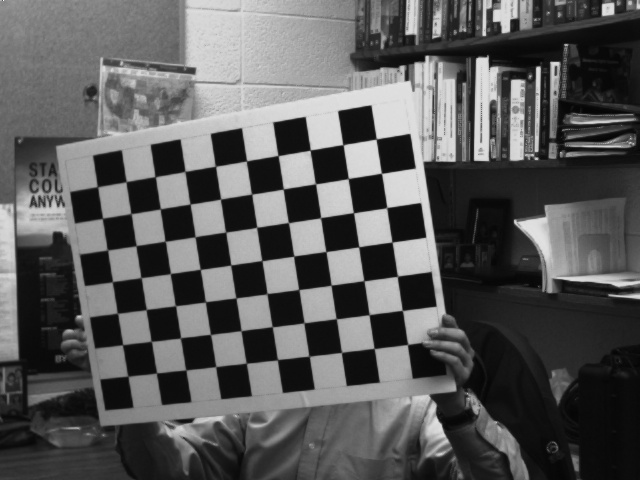
#> input picture SmartBoard/AR11.jpg, 640 x 480 px, given in place of WC1.jpg, which was not available
$ python camCalibrate2.py
#> lines starting #> are read from the running program, lines starting #| are printed output that depends on the picture; pictures that were not available may be replaced by others from this repository, and a replacement may not be noted
###########################################
# ----- TASK 6 Assignment 2 - EE631 ----- #
###########################################
def jprint(phrase):
	print(phrase , flush = True)
def jplot(image):
	plt.subplot(111),plt.imshow(image, cmap = 'gray')
	plt.title('Chessboard Found =)'), plt.xticks([]), plt.yticks([])
	plt.show()
jprint("importing packages...")
import cv2
import numpy as np
from matplotlib import pyplot as plt

###########################################
jprint("defining parameters")

camParams = np.load('WebcamParams.npz')
#> (reads SmartBoard/WebcamParams.npz from the repository)
mtx = camParams['mtx']
dist = camParams['dist']
# jprint(mtx)
# jprint(dist)

filePath = '/Users/jason/Documents/EE631/Assignment Work/A2/Webcam Images JPG/'
fileName = 'WC'
fType = '%01d.jpg'
# np.set_printoptions(precision=5)
numFiles = 32
files = []
for i in range(1,numFiles+1):
	files.append(filePath + fileName + fType %i)

images = []
for image in files:
	saveName = image[:-4] + "_distDiff" + image[-4:]
	img = cv2.imread(image) # load image
#> img is the input picture: shape (480, 640, 3); min 3, max 254, mean 89.6
	img_undist = cv2.undistort(img,mtx,dist,None)
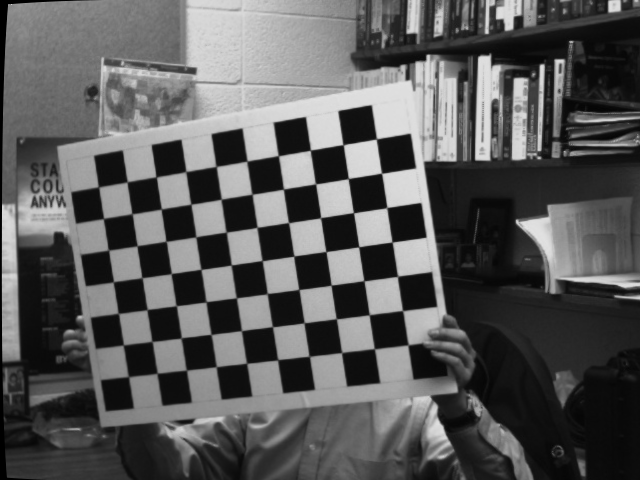
#> img_undist: shape (480, 640, 3); min 0, max 228, mean 89.4
	dist_diff = cv2.absdiff(img,img_undist)
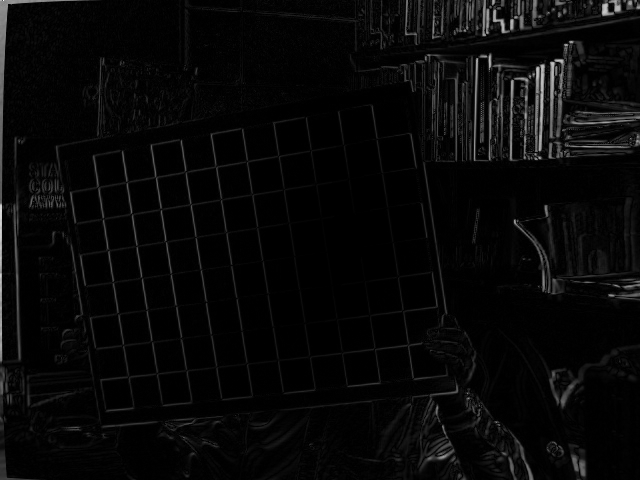
#> dist_diff: shape (480, 640, 3); min 0, max 254, mean 7.9
	images.append(dist_diff)
	cv2.imwrite(saveName, dist_diff)
#> pass 2 of the loop `for image in files:`:
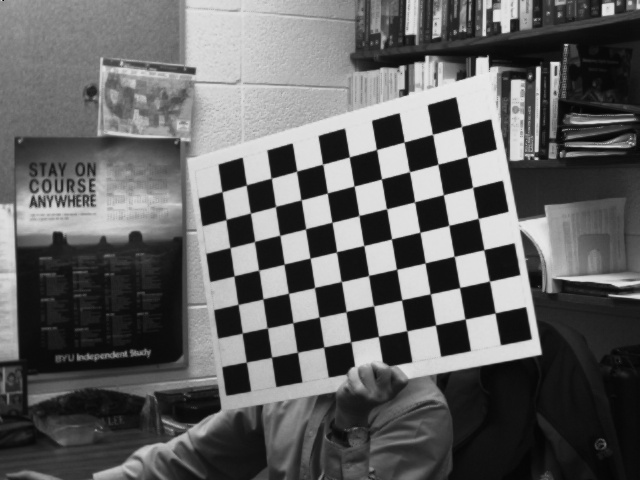
#> input picture SmartBoard/AR12.jpg, 640 x 480 px, given in place of WC2.jpg, which was not available
#> img is the input picture: shape (480, 640, 3); min 2, max 236, mean 97.5
#> `img_undist = cv2.undistort(img,mtx,dist,None)`:
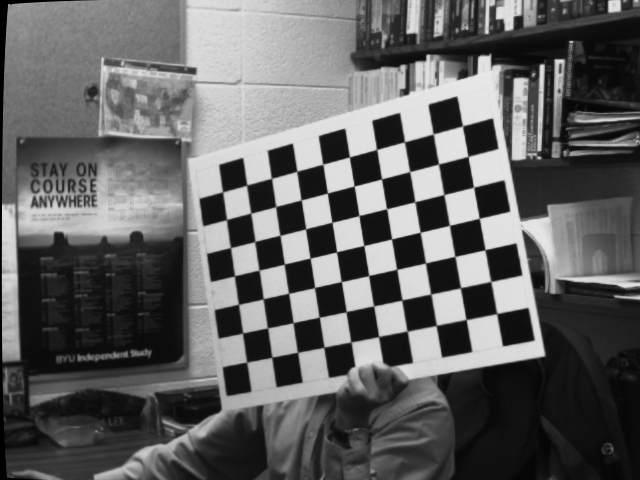
#> img_undist: shape (480, 640, 3); min 0, max 234, mean 97.3
#> `dist_diff = cv2.absdiff(img,img_undist)`:
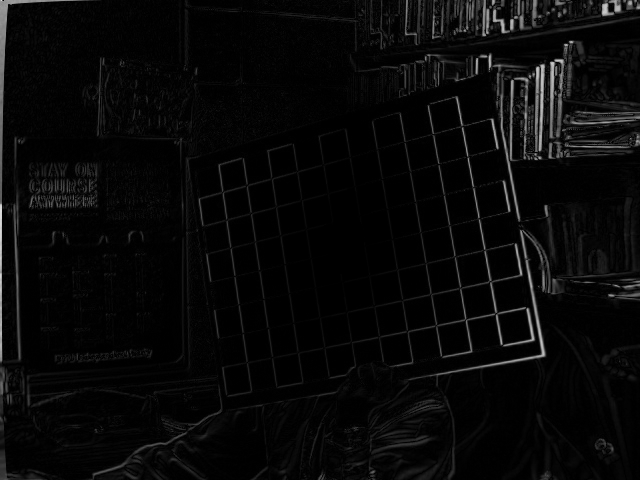
#> dist_diff: shape (480, 640, 3); min 0, max 226, mean 8.4
#> (the run stopped early here; a loop or call above may not have finished)
